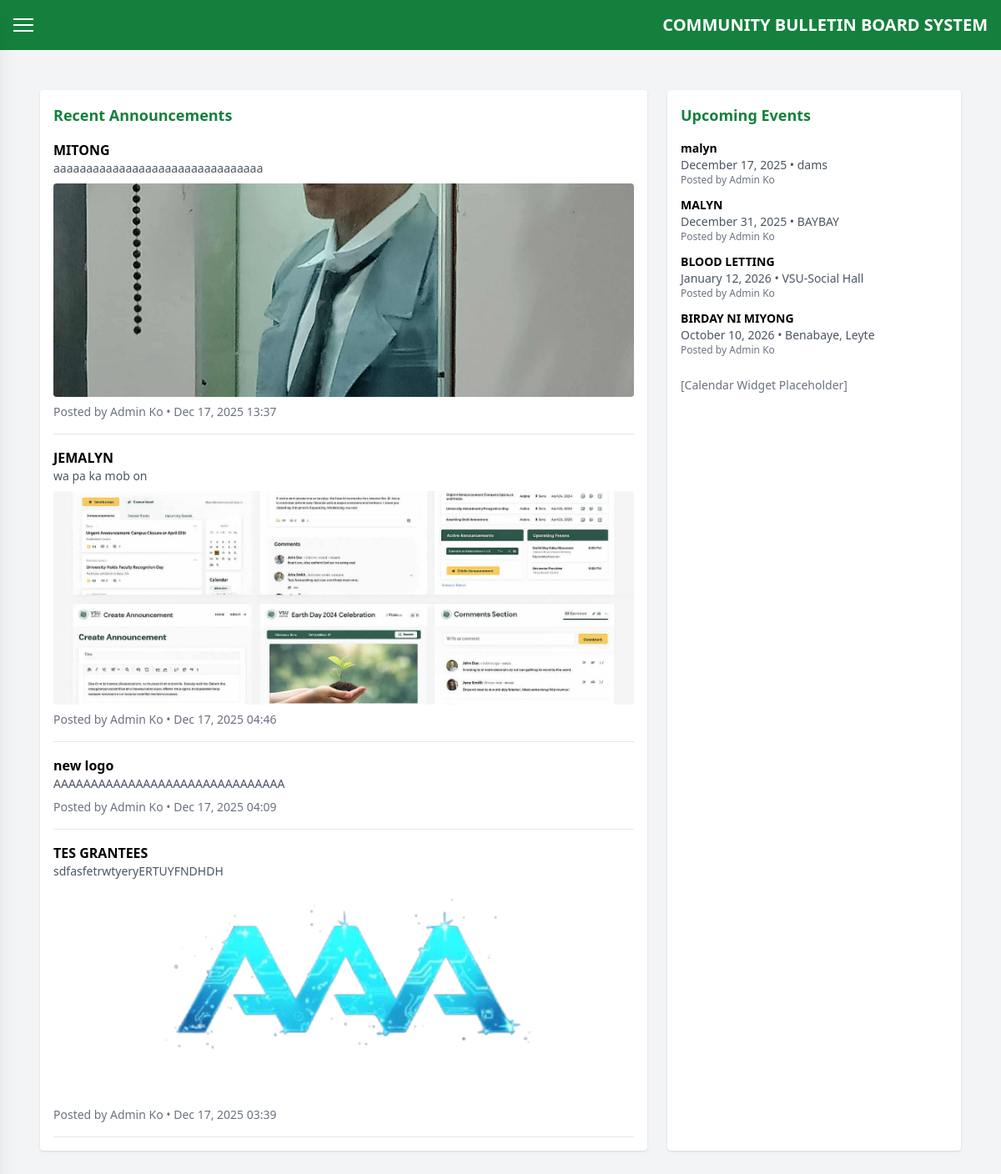
/dashboard.php (signed in), run on the app's committed database.
### tables this page shows
CREATE TABLE `announcements` (
  `announcement_id` int NOT NULL,
  `title` varchar(150) NOT NULL,
  `content` text NOT NULL,
  `posted_by` int DEFAULT NULL,
  `posted_at` timestamp NULL DEFAULT CURRENT_TIMESTAMP,
  `image` varchar(255) DEFAULT NULL
);

CREATE TABLE `users` (
  `user_id` int NOT NULL,
  `username` varchar(50) NOT NULL,
  `password` varchar(255) NOT NULL,
  `full_name` varchar(100) DEFAULT NULL,
  `email` varchar(100) DEFAULT NULL,
  `role` enum('admin','user') DEFAULT 'user',
  `created_at` timestamp NULL DEFAULT CURRENT_TIMESTAMP
);

CREATE TABLE `events` (
  `event_id` int NOT NULL,
  `title` varchar(150) NOT NULL,
  `description` text NOT NULL,
  `event_date` date NOT NULL,
  `location` varchar(150) DEFAULT NULL,
  `posted_by` int DEFAULT NULL,
  `posted_at` timestamp NULL DEFAULT CURRENT_TIMESTAMP
);

### functions.php (called while the page is built)
<?php
function fetchAnnouncements($pdo, $limit = 10) {
    $stmt = $pdo->prepare("SELECT a.*, u.full_name FROM announcements a LEFT JOIN users u ON a.posted_by = u.user_id ORDER BY a.posted_at DESC LIMIT :limit");
    $stmt->bindValue(':limit', (int)$limit, PDO::PARAM_INT);
    $stmt->execute();
    return $stmt->fetchAll();
}
function fetchUpcomingEvents($pdo, $limit = 10) {
    $stmt = $pdo->prepare("SELECT e.*, u.full_name FROM events e LEFT JOIN users u ON e.posted_by = u.user_id WHERE e.event_date >= CURDATE() ORDER BY e.event_date ASC LIMIT :limit");
    $stmt->bindValue(':limit', (int)$limit, PDO::PARAM_INT);
    $stmt->execute();
    return $stmt->fetchAll();
}

### announcements.php (the view)
<main class="p-6 grid grid-cols-4 md:grid-cols-3 gap-6">
<section class="bg-white p-4 rounded shadow col-span-2">
      <h2 class="text-lg font-semibold mb-4 text-green-700">Recent Announcements</h2>
      <div class="space-y-4">
        <?php if (!empty($announcements)): ?>
          <?php foreach ($announcements as $ann): ?>
            <div class="border-b pb-4">
              <h3 class="text-md font-bold"><?= htmlspecialchars($ann['title']) ?></h3>
              <p class="text-sm text-gray-600"><?= nl2br(htmlspecialchars($ann['content'])) ?></p>
              <?php if (!empty($ann['image'])): ?>
                <img src="uploads/announcements/<?= htmlspecialchars($ann['image']) ?>"
                    alt="Announcement image"
                    class="mt-2 rounded w-full max-h-64 object-cover">
              <?php endif; ?>
              <div class="mt-2 flex gap-4 text-sm text-green-700">
                <span class="text-gray-500">Posted by <?= htmlspecialchars($ann['full_name'] ?? 'Unknown') ?> • <?= htmlspecialchars(date('M j, Y H:i', strtotime($ann['posted_at']))) ?></span>
              </div>
            </div>
          <?php endforeach; ?>
        <?php else: ?>
          <p class="text-sm text-gray-600">No announcements yet. Be the first to post one.</p>
        <?php endif; ?>
      </div>
    </section>
    <aside class="bg-white p-4 rounded shadow">
      <h2 class="text-lg font-semibold mb-4 text-green-700">Upcoming Events</h2>
      <ul class="space-y-3 text-sm">
        <?php if (!empty($events)): ?>
          <?php foreach ($events as $ev): ?>
            <li>
              <strong><?= htmlspecialchars($ev['title']) ?></strong><br>
              <span class="text-gray-600"><?= htmlspecialchars(date('F j, Y', strtotime($ev['event_date']))) ?><?= !empty($ev['location']) ? ' • ' . htmlspecialchars($ev['location']) : '' ?></span>
              <div class="text-xs text-gray-500">Posted by <?= htmlspecialchars($ev['full_name'] ?? 'Unknown') ?></div>
            </li>
          <?php endforeach; ?>
        <?php else: ?>
          <li class="text-gray-600">No upcoming events.</li>
        <?php endif; ?>
      </ul>
      <div class="mt-6">
        <p class="text-sm text-gray-500">[Calendar Widget Placeholder]</p>
      </div>
    </aside>
    </main>

### dashboard.php (shortened to what this page needs)
<?php
require 'config.php';
require 'functions.php';
$announcements = fetchAnnouncements($pdo, 10);
$events = fetchUpcomingEvents($pdo, 10);
?>
<!DOCTYPE html>
<html lang="en">
<head>
  <script src="https://cdn.tailwindcss.com"></script>
  <link rel="stylesheet" href="https://cdnjs.cloudflare.com/ajax/libs/font-awesome/6.5.1/css/all.min.css">
</head>
<body class="bg-gray-100 min-h-screen font-sans">
  <header class="bg-green-700 text-white p-4 flex justify-between items-center relative z-20">
    <div id="burgerBtn" class="flex flex-col justify-around w-6 h-5 cursor-pointer transition-all duration-300 ease-in-out">
      <div class="w-full h-0.5 bg-white transition-all duration-300"></div>
      <div class="w-full h-0.5 bg-white transition-all duration-300"></div>
      <div class="w-full h-0.5 bg-white transition-all duration-300"></div>
    </div>
    <h1 class="text-xl font-bold">COMMUNITY BULLETIN BOARD SYSTEM</h1>
  </header>
  <main class="p-6 gap-6">
    <?php
    if (isset($_GET['content'])) {
        $content = $_GET['content'];
        if ($content === "announcement") {
            include './announcements.php';
        } elseif ($content === "manageEvent") {
            include './manage_events.php';
        } elseif ($content === "manageAnnouncement") {
            include './manage_announcements.php';
        } else {
            include './announcements.php';
        }
    } else {
        include './announcements.php';
    }
    ?>
  </main>
</body>
</html>

### data on the page
announcements: title "MITONG", content "aaaaaaaaaaaaaaaaaaaaaaaaaaaaaaaa", image (picture), posted_by.full_name "Admin Ko", posted_at "Dec 17, 2025 13:37"
announcements: title "JEMALYN", content "wa pa ka mob on", image (picture), posted_by.full_name "Admin Ko", posted_at "Dec 17, 2025 04:46"
announcements: title "new logo", content "AAAAAAAAAAAAAAAAAAAAAAAAAAAAAAA", posted_by.full_name "Admin Ko", posted_at "Dec 17, 2025 04:09"
announcements: title "TES GRANTEES", content "sdfasfetrwtyeryERTUYFNDHDH", image (picture), posted_by.full_name "Admin Ko", posted_at "Dec 17, 2025 03:39"
events: title "malyn", event_date "December 17, 2025", location "dams", posted_by.full_name "Admin Ko"
events: title "MALYN", event_date "December 31, 2025", location "BAYBAY", posted_by.full_name "Admin Ko"
events: title "BLOOD LETTING", event_date "January 12, 2026", location "VSU-Social Hall", posted_by.full_name "Admin Ko"
events: title "BIRDAY NI MIYONG", event_date "October 10, 2026", location "Benabaye, Leyte", posted_by.full_name "Admin Ko"
